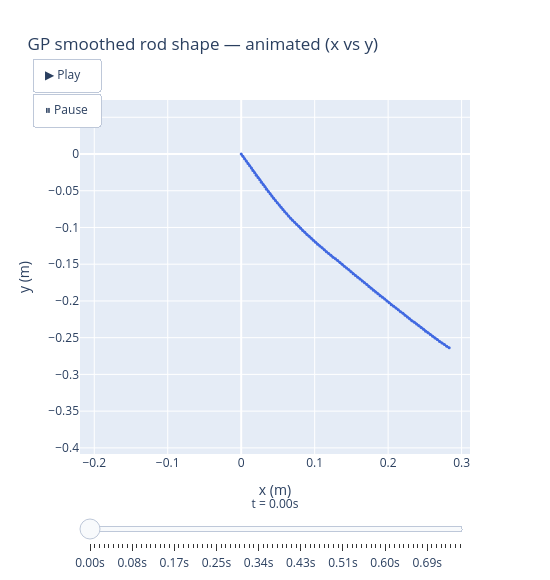
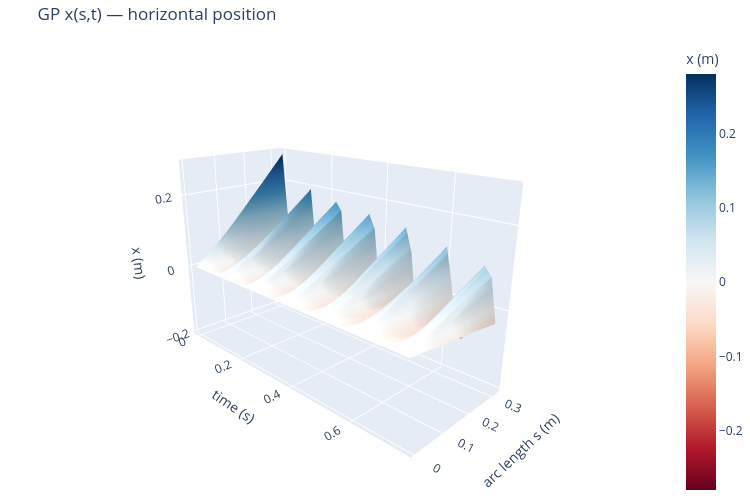
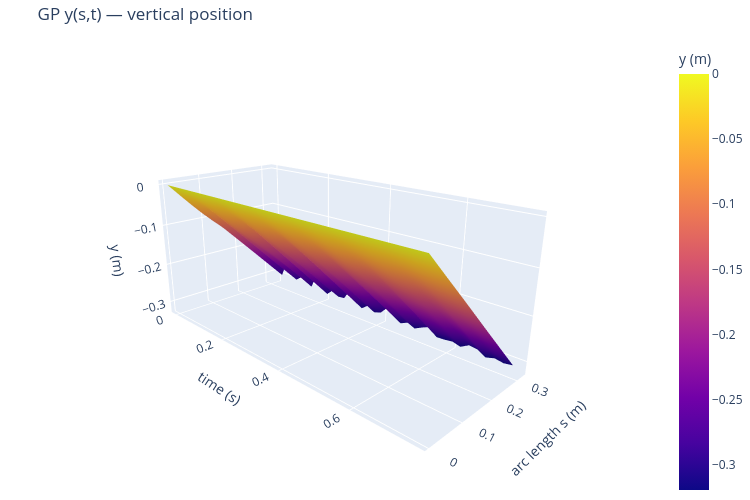

Write notebook code for charts like these, in order.
### Code cell
import plotly.graph_objects as go

# ── 1. Animated rod shape: physical x vs y at each frame ─────────────────
_anim_idx = np.linspace(0, n_frames - 1, 80, dtype=int)

print(f'Visualization summary:')
print(f'  Animation : {len(_anim_idx)} frames × {N_TRAIN_PTS} nodes = {len(_anim_idx)*N_TRAIN_PTS} points')

frames = []
for _i in _anim_idx:
    frames.append(go.Frame(
        data=[go.Scatter(x=x_gp_all[_i], y=y_gp_all[_i],
                         mode='lines+markers',
                         line=dict(color='royalblue', width=2),
                         marker=dict(size=3, color='royalblue'))],
        name=str(_i),
        layout=go.Layout(title_text=f'GP rod shape — t = {t_raw[_i]:.2f} s')
    ))

_x_range = [x_gp_all.min() * 1.1, x_gp_all.max() * 1.1]
_y_range = [y_gp_all.min() * 1.1, 0.02]

fig_anim = go.Figure(
    data=[go.Scatter(x=x_gp_all[0], y=y_gp_all[0],
                     mode='lines+markers',
                     line=dict(color='royalblue', width=2),
                     marker=dict(size=3))],
    layout=go.Layout(
        title='GP smoothed rod shape — animated (x vs y)',
        xaxis=dict(title='x (m)', range=_x_range, constrain='domain'),
        yaxis=dict(title='y (m)', range=_y_range, scaleanchor='x', scaleratio=1),
        updatemenus=[dict(
            type='buttons', showactive=False, y=1.12, x=0.05,
            buttons=[
                dict(label='▶ Play', method='animate',
                     args=[None, dict(frame=dict(duration=30, redraw=True),
                                      fromcurrent=True, mode='immediate')]),
                dict(label='⏸ Pause', method='animate',
                     args=[[None], dict(frame=dict(duration=0), mode='immediate')])
            ])],
        sliders=[dict(
            steps=[dict(args=[[f.name], dict(frame=dict(duration=0), mode='immediate')],
                        method='animate',
                        label=f'{t_raw[int(f.name)]:.2f}s') for f in frames],
            x=0.0, len=1.0, y=-0.05,
            currentvalue=dict(prefix='t = ', visible=True, xanchor='center'))],
        width=550, height=580
    ),
    frames=frames
)
fig_anim.show()

# ── 2. x(s,t) and y(s,t) surfaces with proper 1D axes ───────────────────
_stride    = 4
_fr        = np.arange(0, n_frames, _stride)
_node_step = 2
_nodes     = np.arange(0, N_TRAIN_PTS, _node_step)
_t_ax      = t_raw[_fr]                           # 1D (n_t,)
_s_ax      = np.linspace(0, L0, len(_nodes))      # 1D (n_s,)
_X         = x_gp_all[_fr, :][:, _nodes].T        # (n_s, n_t)
_Y         = y_gp_all[_fr, :][:, _nodes].T        # (n_s, n_t)

print(f'  x(s,t) surface: {len(_fr)} time pts (stride={_stride}) × '
      f'{len(_nodes)} spatial nodes (stride={_node_step}) = {_X.size} points')
print(f'  y(s,t) surface: same grid = {_Y.size} points')

for Z, cs, lbl, title in [
    (_X, 'RdBu',   'x (m)', 'GP x(s,t) — horizontal position'),
    (_Y, 'plasma', 'y (m)', 'GP y(s,t) — vertical position'),
]:
    kw = dict(cmid=0) if cs == 'RdBu' else {}
    fig = go.Figure(go.Surface(
        x=_t_ax, y=_s_ax, z=Z,
        colorscale=cs, colorbar=dict(title=lbl), **kw
    ))
    fig.update_layout(
        title=title,
        scene=dict(
            xaxis_title='time (s)',
            yaxis_title='arc length s (m)',
            zaxis_title=lbl,
            camera=dict(eye=dict(x=1.8, y=-1.8, z=0.9))
        ),
        width=750, height=500, margin=dict(l=0, r=0, t=40, b=0)
    )
    fig.show()

### Figure 1 — Plotly figure (JSON) as saved in the notebook; plotly's stock layout.template omitted (floating-point values rounded to 4 significant figures)
{"data": [{"line": {"color": "royalblue", "width": 2}, "marker": {"size": 3}, "mode": "lines+markers", "type": "scatter", "x": [0.0, 0.002302, 0.004603, 0.006905, 0.009206, 0.01151, 0.01381, 0.01587, 0.01831, 0.0204, 0.02286, 0.02525, 0.0274, 0.02986, 0.03219, 0.0344, 0.03687, 0.03933, 0.04175, 0.04418, 0.04664, 0.0491, 0.05181, 0.05432, 0.05677, 0.05924, 0.06198, 0.06447, 0.06719, 0.06978, 0.07272, 0.07533, 0.07834, 0.08099, 0.08371, 0.08666, 0.08945, 0.09243, 0.09531, 0.0981, 0.1011, 0.104, 0.107, 0.1101, 0.1132, 0.116, 0.1191, 0.1221, 0.125, 0.1283, 0.1314, 0.1345, 0.1374, 0.1404, 0.1434, 0.1465, 0.1494, 0.1524, 0.1555, 0.1586, 0.1617, 0.1648, 0.1679, 0.1709, 0.1738, 0.1768, 0.1799, 0.183, 0.186, 0.189, 0.1922, 0.1953, 0.1984, 0.2013, 0.2043, 0.2076, 0.2107, 0.2138, 0.2169, 0.2202, 0.223, 0.2261, 0.2292, 0.2323, 0.2356, 0.2387, 0.2418, 0.2449, 0.2481, 0.251, 0.2542, 0.2574, 0.2605, 0.2638, 0.2669, 0.27, 0.2733, 0.2767, 0.2798, 0.2831], "y": [0.0, -0.003194, -0.006388, -0.009581, -0.01278, -0.01597, -0.01917, -0.02253, -0.02563, -0.02897, -0.03206, -0.0352, -0.03848, -0.04155, -0.04472, -0.04799, -0.05106, -0.05413, -0.05725, -0.06035, -0.06343, -0.06651, -0.06937, -0.07242, -0.07549, -0.07857, -0.0814, -0.08446, -0.0873, -0.09025, -0.09285, -0.09578, -0.09833, -0.1012, -0.1041, -0.1067, -0.1094, -0.112, -0.1147, -0.1175, -0.12, -0.1227, -0.1252, -0.1277, -0.1302, -0.1329, -0.1354, -0.1379, -0.1405, -0.1427, -0.1451, -0.1476, -0.1502, -0.1528, -0.1552, -0.1577, -0.1603, -0.1629, -0.1654, -0.1678, -0.1703, -0.1727, -0.1752, -0.1776, -0.1804, -0.1828, -0.1853, -0.1877, -0.1903, -0.1928, -0.195, -0.1975, -0.2, -0.2026, -0.2052, -0.2074, -0.2097, -0.2122, -0.2146, -0.2168, -0.2194, -0.2219, -0.2244, -0.2268, -0.2289, -0.2314, -0.2338, -0.2362, -0.2384, -0.2411, -0.2434, -0.2456, -0.2481, -0.2503, -0.2526, -0.2551, -0.2573, -0.2593, -0.2617, -0.2638]}], "layout": {"height": 580, "sliders": [{"currentvalue": {"prefix": "t = ", "visible": true, "xanchor": "center"}, "len": 1, "steps": [{"args": [["0"], {"frame": {"duration": 0}, "mode": "immediate"}], "label": "0.00s", "method": "animate"}, {"args": [["1"], {"frame": {"duration": 0}, "mode": "immediate"}], "label": "0.01s", "method": "animate"}, {"args": [["3"], {"frame": {"duration": 0}, "mode": "immediate"}], "label": "0.02s", "method": "animate"}, {"args": [["5"], {"frame": {"duration": 0}, "mode": "immediate"}], "label": "0.03s", "method": "animate"}, {"args": [["7"], {"frame": {"duration": 0}, "mode": "immediate"}], "label": "0.04s", "method": "animate"}, {"args": [["9"], {"frame": {"duration": 0}, "mode": "immediate"}], "label": "0.05s", "method": "animate"}, {"args": [["11"], {"frame": {"duration": 0}, "mode": "immediate"}], "label": "0.06s", "method": "animate"}, {"args": [["12"], {"frame": {"duration": 0}, "mode": "immediate"}], "label": "0.06s", "method": "animate"}, {"args": [["14"], {"frame": {"duration": 0}, "mode": "immediate"}], "label": "0.07s", "method": "animate"}, {"args": [["16"], {"frame": {"duration": 0}, "mode": "immediate"}], "label": "0.08s", "method": "animate"}, {"args": [["18"], {"frame": {"duration": 0}, "mode": "immediate"}], "label": "0.09s", "method": "animate"}, {"args": [["20"], {"frame": {"duration": 0}, "mode": "immediate"}], "label": "0.10s", "method": "animate"}, {"args": [["22"], {"frame": {"duration": 0}, "mode": "immediate"}], "label": "0.11s", "method": "animate"}, {"args": [["24"], {"frame": {"duration": 0}, "mode": "immediate"}], "label": "0.12s", "method": "animate"}, {"args": [["25"], {"frame": {"duration": 0}, "mode": "immediate"}], "label": "0.13s", "method": "animate"}, {"args": [["27"], {"frame": {"duration": 0}, "mode": "immediate"}], "label": "0.14s", "method": "animate"}, {"args": [["29"], {"frame": {"duration": 0}, "mode": "immediate"}], "label": "0.15s", "method": "animate"}, {"args": [["31"], {"frame": {"duration": 0}, "mode": "immediate"}], "label": "0.16s", "method": "animate"}, {"args": [["33"], {"frame": {"duration": 0}, "mode": "immediate"}], "label": "0.17s", "method": "animate"}, {"args": [["35"], {"frame": {"duration": 0}, "mode": "immediate"}], "label": "0.18s", "method": "animate"}, {"args": [["36"], {"frame": {"duration": 0}, "mode": "immediate"}], "label": "0.19s", "method": "animate"}, {"args": [["38"], {"frame": {"duration": 0}, "mode": "immediate"}], "label": "0.20s", "method": "animate"}, {"args": [["40"], {"frame": {"duration": 0}, "mode": "immediate"}], "label": "0.21s", "method": "animate"}, {"args": [["42"], {"frame": {"duration": 0}, "mode": "immediate"}], "label": "0.22s", "method": "animate"}, {"args": [["44"], {"frame": {"duration": 0}, "mode": "immediate"}], "label": "0.23s", "method": "animate"}, {"args": [["46"], {"frame": {"duration": 0}, "mode": "immediate"}], "label": "0.24s", "method": "animate"}, {"args": [["48"], {"frame": {"duration": 0}, "mode": "immediate"}], "label": "0.25s", "method": "animate"}, {"args": [["49"], {"frame": {"duration": 0}, "mode": "immediate"}], "label": "0.25s", "method": "animate"}, {"args": [["51"], {"frame": {"duration": 0}, "mode": "immediate"}], "label": "0.26s", "method": "animate"}, {"args": [["53"], {"frame": {"duration": 0}, "mode": "immediate"}], "label": "0.27s", "method": "animate"}, {"args": [["55"], {"frame": {"duration": 0}, "mode": "immediate"}], "label": "0.28s", "method": "animate"}, {"args": [["57"], {"frame": {"duration": 0}, "mode": "immediate"}], "label": "0.29s", "method": "animate"}, {"args": [["59"], {"frame": {"duration": 0}, "mode": "immediate"}], "label": "0.30s", "method": "animate"}, {"args": [["60"], {"frame": {"duration": 0}, "mode": "immediate"}], "label": "0.31s", "method": "animate"}, {"args": [["62"], {"frame": {"duration": 0}, "mode": "immediate"}], "label": "0.32s", "method": "animate"}, {"args": [["64"], {"frame": {"duration": 0}, "mode": "immediate"}], "label": "0.33s", "method": "animate"}, {"args": [["66"], {"frame": {"duration": 0}, "mode": "immediate"}], "label": "0.34s", "method": "animate"}, {"args": [["68"], {"frame": {"duration": 0}, "mode": "immediate"}], "label": "0.35s", "method": "animate"}, {"args": [["70"], {"frame": {"duration": 0}, "mode": "immediate"}], "label": "0.36s", "method": "animate"}, {"args": [["72"], {"frame": {"duration": 0}, "mode": "immediate"}], "label": "0.37s", "method": "animate"}, {"args": [["73"], {"frame": {"duration": 0}, "mode": "immediate"}], "label": "0.38s", "method": "animate"}, {"args": [["75"], {"frame": {"duration": 0}, "mode": "immediate"}], "label": "0.39s", "method": "animate"}, {"args": [["77"], {"frame": {"duration": 0}, "mode": "immediate"}], "label": "0.40s", "method": "animate"}, {"args": [["79"], {"frame": {"duration": 0}, "mode": "immediate"}], "label": "0.41s", "method": "animate"}, {"args": [["81"], {"frame": {"duration": 0}, "mode": "immediate"}], "label": "0.42s", "method": "animate"}, {"args": [["83"], {"frame": {"duration": 0}, "mode": "immediate"}], "label": "0.43s", "method": "animate"}, {"args": [["85"], {"frame": {"duration": 0}, "mode": "immediate"}], "label": "0.44s", "method": "animate"}, {"args": [["86"], {"frame": {"duration": 0}, "mode": "immediate"}], "label": "0.44s", "method": "animate"}, {"args": [["88"], {"frame": {"duration": 0}, "mode": "immediate"}], "label": "0.45s", "method": "animate"}, {"args": [["90"], {"frame": {"duration": 0}, "mode": "immediate"}], "label": "0.46s", "method": "animate"}, {"args": [["92"], {"frame": {"duration": 0}, "mode": "immediate"}], "label": "0.47s", "method": "animate"}, {"args": [["94"], {"frame": {"duration": 0}, "mode": "immediate"}], "label": "0.48s", "method": "animate"}, {"args": [["96"], {"frame": {"duration": 0}, "mode": "immediate"}], "label": "0.49s", "method": "animate"}, {"args": [["97"], {"frame": {"duration": 0}, "mode": "immediate"}], "label": "0.50s", "method": "animate"}, {"args": [["99"], {"frame": {"duration": 0}, "mode": "immediate"}], "label": "0.51s", "method": "animate"}, {"args": [["101"], {"frame": {"duration": 0}, "mode": "immediate"}], "label": "0.52s", "method": "animate"}, {"args": [["103"], {"frame": {"duration": 0}, "mode": "immediate"}], "label": "0.53s", "method": "animate"}, {"args": [["105"], {"frame": {"duration": 0}, "mode": "immediate"}], "label": "0.54s", "method": "animate"}, {"args": [["107"], {"frame": {"duration": 0}, "mode": "immediate"}], "label": "0.55s", "method": "animate"}, {"args": [["109"], {"frame": {"duration": 0}, "mode": "immediate"}], "label": "0.56s", "method": "animate"}, {"args": [["110"], {"frame": {"duration": 0}, "mode": "immediate"}], "label": "0.57s", "method": "animate"}, {"args": [["112"], {"frame": {"duration": 0}, "mode": "immediate"}], "label": "0.58s", "method": "animate"}, {"args": [["114"], {"frame": {"duration": 0}, "mode": "immediate"}], "label": "0.59s", "method": "animate"}, {"args": [["116"], {"frame": {"duration": 0}, "mode": "immediate"}], "label": "0.60s", "method": "animate"}, {"args": [["118"], {"frame": {"duration": 0}, "mode": "immediate"}], "label": "0.61s", "method": "animate"}, {"args": [["120"], {"frame": {"duration": 0}, "mode": "immediate"}], "label": "0.62s", "method": "animate"}, {"args": [["121"], {"frame": {"duration": 0}, "mode": "immediate"}], "label": "0.62s", "method": "animate"}, {"args": [["123"], {"frame": {"duration": 0}, "mode": "immediate"}], "label": "0.63s", "method": "animate"}, {"args": [["125"], {"frame": {"duration": 0}, "mode": "immediate"}], "label": "0.64s", "method": "animate"}, {"args": [["127"], {"frame": {"duration": 0}, "mode": "immediate"}], "label": "0.65s", "method": "animate"}, {"args": [["129"], {"frame": {"duration": 0}, "mode": "immediate"}], "label": "0.66s", "method": "animate"}, {"args": [["131"], {"frame": {"duration": 0}, "mode": "immediate"}], "label": "0.68s", "method": "animate"}, {"args": [["133"], {"frame": {"duration": 0}, "mode": "immediate"}], "label": "0.69s", "method": "animate"}, {"args": [["134"], {"frame": {"duration": 0}, "mode": "immediate"}], "label": "0.69s", "method": "animate"}, {"args": [["136"], {"frame": {"duration": 0}, "mode": "immediate"}], "label": "0.70s", "method": "animate"}, {"args": [["138"], {"frame": {"duration": 0}, "mode": "immediate"}], "label": "0.71s", "method": "animate"}, {"args": [["140"], {"frame": {"duration": 0}, "mode": "immediate"}], "label": "0.72s", "method": "animate"}, {"args": [["142"], {"frame": {"duration": 0}, "mode": "immediate"}], "label": "0.73s", "method": "animate"}, {"args": [["144"], {"frame": {"duration": 0}, "mode": "immediate"}], "label": "0.74s", "method": "animate"}, {"args": [["146"], {"frame": {"duration": 0}, "mode": "immediate"}], "label": "0.75s", "method": "animate"}], "x": 0, "y": -0.05}], "title": {"text": "GP smoothed rod shape — animated (x vs y)"}, "updatemenus": [{"buttons": [{"args": [null, {"frame": {"duration": 30, "redraw": true}, "fromcurrent": true, "mode": "immediate"}], "label": "▶ Play", "method": "animate"}, {"args": [[null], {"frame": {"duration": 0}, "mode": "immediate"}], "label": "⏸ Pause", "method": "animate"}], "showactive": false, "type": "buttons", "x": 0.05, "y": 1.12}], "width": 550, "xaxis": {"constrain": "domain", "range": [-0.2194, 0.3114], "title": {"text": "x (m)"}}, "yaxis": {"range": [-0.3548, 0.02], "scaleanchor": "x", "scaleratio": 1, "title": {"text": "y (m)"}}}}

### Figure 2 — Plotly figure (JSON) as saved in the notebook; plotly's stock layout.template omitted (floating-point values rounded to 4 significant figures; data arrays with more than 128 entries replaced by an {"elided": "..."} marker saying what was removed)
{"data": [{"cmid": 0, "colorbar": {"title": {"text": "x (m)"}}, "colorscale": [[0, "rgb(103,0,31)"], [0.1, "rgb(178,24,43)"], [0.2, "rgb(214,96,77)"], [0.3, "rgb(244,165,130)"], [0.4, "rgb(253,219,199)"], [0.5, "rgb(247,247,247)"], [0.6, "rgb(209,229,240)"], [0.7, "rgb(146,197,222)"], [0.8, "rgb(67,147,195)"], [0.9, "rgb(33,102,172)"], [1, "rgb(5,48,97)"]], "type": "surface", "x": [0.0, 0.02062, 0.04124, 0.06186, 0.08247, 0.1031, 0.1237, 0.1443, 0.1649, 0.1856, 0.2062, 0.2268, 0.2474, 0.268, 0.2887, 0.3093, 0.3299, 0.3505, 0.3711, 0.3918, 0.4124, 0.433, 0.4536, 0.4742, 0.4948, 0.5155, 0.5361, 0.5567, 0.5773, 0.5979, 0.6186, 0.6392, 0.6598, 0.6804, 0.701, 0.7216, 0.7423], "y": [0.0, 0.006633, 0.01327, 0.0199, 0.02653, 0.03316, 0.0398, 0.04643, 0.05306, 0.05969, 0.06633, 0.07296, 0.07959, 0.08622, 0.09286, 0.09949, 0.1061, 0.1128, 0.1194, 0.126, 0.1327, 0.1393, 0.1459, 0.1526, 0.1592, 0.1658, 0.1724, 0.1791, 0.1857, 0.1923, 0.199, 0.2056, 0.2122, 0.2189, 0.2255, 0.2321, 0.2388, 0.2454, 0.252, 0.2587, 0.2653, 0.2719, 0.2786, 0.2852, 0.2918, 0.2985, 0.3051, 0.3117, 0.3184, 0.325], "z": {"elided": "50x37 float values"}}], "layout": {"height": 500, "margin": {"b": 0, "l": 0, "r": 0, "t": 40}, "scene": {"camera": {"eye": {"x": 1.8, "y": -1.8, "z": 0.9}}, "xaxis": {"title": {"text": "time (s)"}}, "yaxis": {"title": {"text": "arc length s (m)"}}, "zaxis": {"title": {"text": "x (m)"}}}, "title": {"text": "GP x(s,t) — horizontal position"}, "width": 750}}

### Figure 3 — Plotly figure (JSON) as saved in the notebook; plotly's stock layout.template omitted (floating-point values rounded to 4 significant figures; data arrays with more than 128 entries replaced by an {"elided": "..."} marker saying what was removed)
{"data": [{"colorbar": {"title": {"text": "y (m)"}}, "colorscale": [[0, "#0d0887"], [0.1111, "#46039f"], [0.2222, "#7201a8"], [0.3333, "#9c179e"], [0.4444, "#bd3786"], [0.5556, "#d8576b"], [0.6667, "#ed7953"], [0.7778, "#fb9f3a"], [0.8889, "#fdca26"], [1, "#f0f921"]], "type": "surface", "x": [0.0, 0.02062, 0.04124, 0.06186, 0.08247, 0.1031, 0.1237, 0.1443, 0.1649, 0.1856, 0.2062, 0.2268, 0.2474, 0.268, 0.2887, 0.3093, 0.3299, 0.3505, 0.3711, 0.3918, 0.4124, 0.433, 0.4536, 0.4742, 0.4948, 0.5155, 0.5361, 0.5567, 0.5773, 0.5979, 0.6186, 0.6392, 0.6598, 0.6804, 0.701, 0.7216, 0.7423], "y": [0.0, 0.006633, 0.01327, 0.0199, 0.02653, 0.03316, 0.0398, 0.04643, 0.05306, 0.05969, 0.06633, 0.07296, 0.07959, 0.08622, 0.09286, 0.09949, 0.1061, 0.1128, 0.1194, 0.126, 0.1327, 0.1393, 0.1459, 0.1526, 0.1592, 0.1658, 0.1724, 0.1791, 0.1857, 0.1923, 0.199, 0.2056, 0.2122, 0.2189, 0.2255, 0.2321, 0.2388, 0.2454, 0.252, 0.2587, 0.2653, 0.2719, 0.2786, 0.2852, 0.2918, 0.2985, 0.3051, 0.3117, 0.3184, 0.325], "z": {"elided": "50x37 float values"}}], "layout": {"height": 500, "margin": {"b": 0, "l": 0, "r": 0, "t": 40}, "scene": {"camera": {"eye": {"x": 1.8, "y": -1.8, "z": 0.9}}, "xaxis": {"title": {"text": "time (s)"}}, "yaxis": {"title": {"text": "arc length s (m)"}}, "zaxis": {"title": {"text": "y (m)"}}}, "title": {"text": "GP y(s,t) — vertical position"}, "width": 750}}
